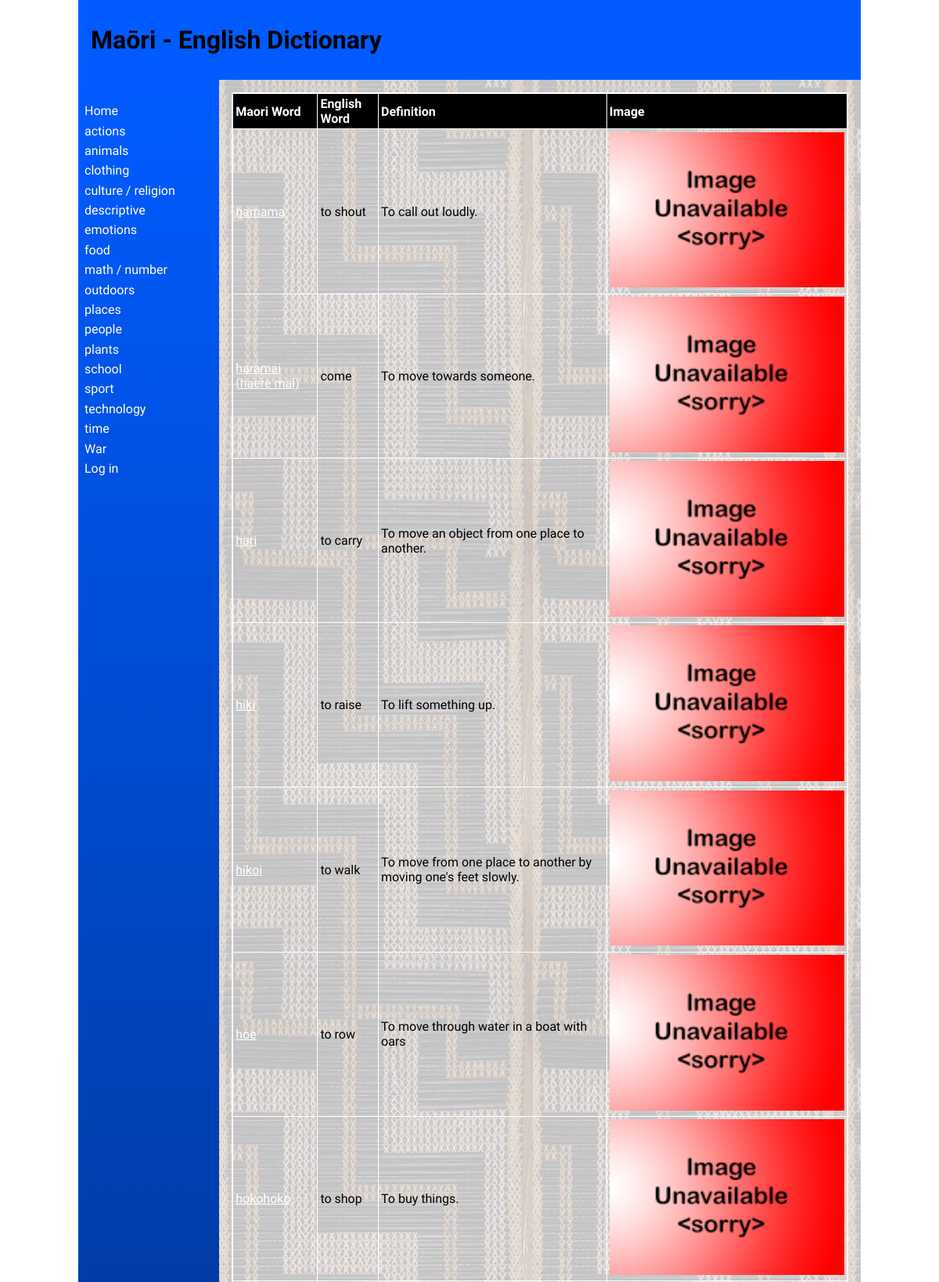
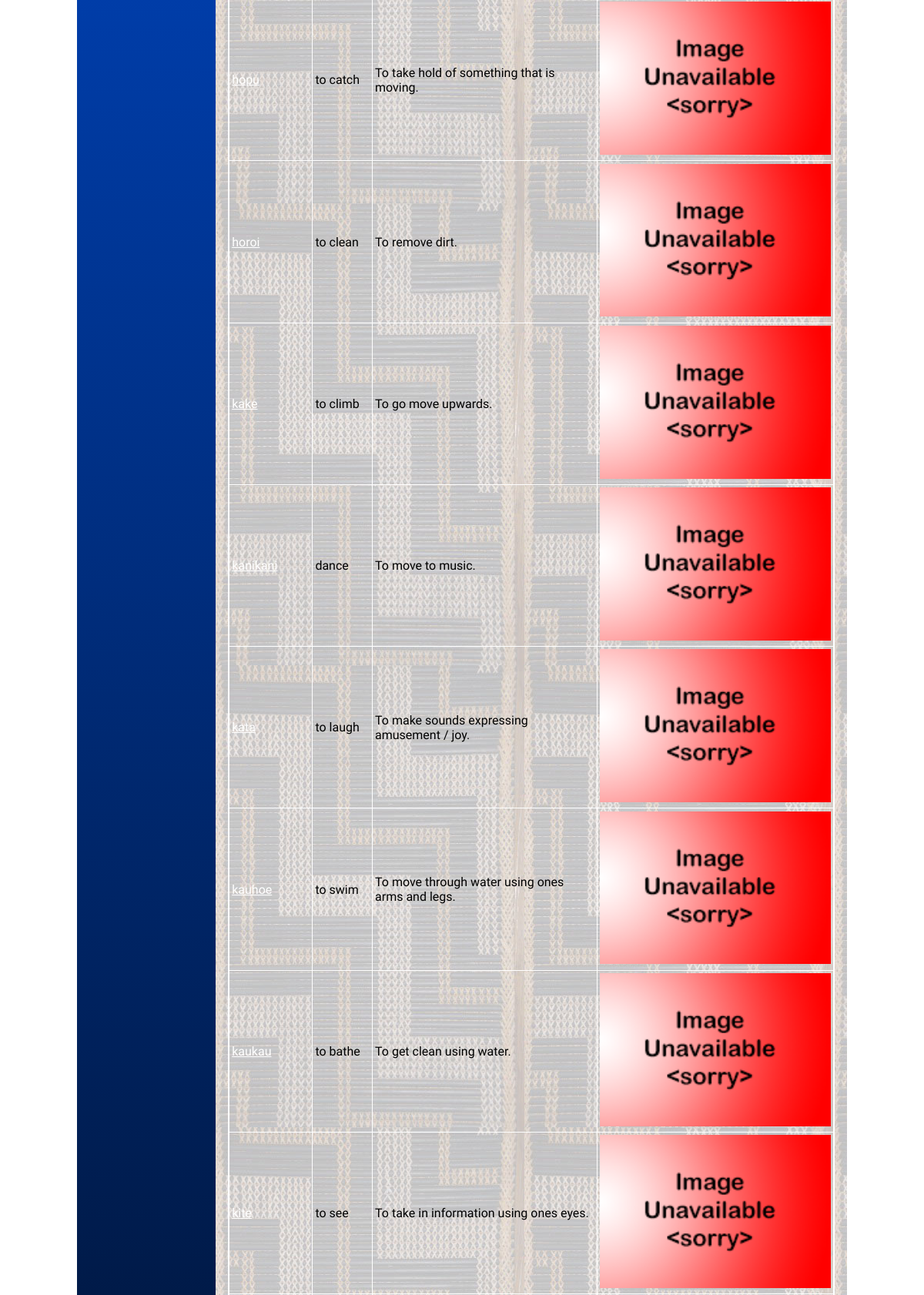
Screenshot of /categories/1 (upper part) with the database file from the repository (2 pictures, top to bottom).
### tables this page shows
CREATE TABLE "category"
(
	id INTEGER
		constraint category_pk
			primary key autoincrement,
	category_name varchar(69) not null
);

CREATE TABLE "words"
(
	maori varchar(69),
	english varchar(69),
	category integer,
	definition varchar(100),
	levels integer,
	images varchar(69),
	id integer
		constraint words_pk
			primary key autoincrement
);

### app.py (the view, shortened to what this page needs)
@app.route('/categories/<cat_id>', methods=["POST", "GET"])
def render_categorypage(cat_id):
    con = create_connection(DB_NAME)
    query = "SELECT id, maori, english, definition, levels, images FROM words WHERE category=?" \
            "ORDER BY maori ASC"
    cur = con.cursor()
    cur.execute(query, (int(cat_id),))
    definition = cur.fetchall()
    print(definition)
    con.close()
    return render_template('words.html', definitions=definition, logged_in=is_logged_in(), deleting=intention("delete"),
                           categories=fetch_categories(), category=cat_id)

### app.py (called while the page is built)
def intention(button):
    if button in request.form:
        return True
    else:
        return False

def create_connection(db_file):
    try:
        connection = sqlite3.connect(db_file)
        return connection
    except Error as e:
        print(e)
    return None

def fetch_categories():
    con = create_connection(DB_NAME)
    query = "SELECT id, category_name FROM category"
    cur = con.cursor()
    cur.execute(query)
    categories = cur.fetchall()
    con.close()
    return categories

def is_logged_in():
    if session.get("email") is None:
        print("you are not logged in")
        return False
    else:
        print("you are logged in")
        return True

### templates/words.html (shortened to what this page needs)
{% extends 'base.html' %}
{% block heading %}Maōri - English Dictionary{% endblock %}
{% block main %}
    <table>
        <tr>
            <th>Maori Word</th>
            <th>English Word</th>
            <th>Definition</th>
            <th>Image</th>
        </tr>
        {% for definition in definitions %}
            <tr>
                <td><a href="/detail/{{ definition[0] }}">{{ definition[1] }}</a></td>
                <td>{{ definition[2] }}</td>
                <td>{{ definition[3] }}</td>
                <td>
                    <object data="/static/images/{{ definition[2] }}.jpg" type="image/jpg">
                        <img src="/static/images/noimage.jpg"
                             alt="">
                    </object>
            </tr>
        {% endfor %}
    </table>
{% endblock %}

### templates/base.html (shortened to what this page needs)
<!doctype html>
<html lang="en">
<head>
   <link href="{{ url_for('static', filename='css/style.css') }}" rel="stylesheet">
</head>
<body>
   <div id="container">
      <header>
         <h1>{% block heading %}{% endblock %}</h1>
      </header>
      <nav>
         <ul>
                <li><a href="\">Home</a></li>
                {% for category in categories %}
                <li><a href="/categories/{{ category[0] }}">{{category[1]}}</a></li>
                {% endfor %}
         <li>
             {% if logged_in %}<a href="/logout">Log out</a>{% else %}
             <a href="/login">Log in</a></li>{% endif %}
         </ul>
      </nav>
      <main>
            {% block main%}{% endblock %}
      </main>
   </div>
</body>
</html>

### static/css/style.css (style rules this page uses)
* { font-family: Comfortaa, sans-serif; margin: 0; padding: 0; box-sizing: border-box; }
#container { display: grid; grid-template-columns: 75px auto; grid-template-areas: 'nav header' 'main main' 'footer footer'; }
header { grid-area: header; background-color: #005cff; padding: 1rem; }
nav { grid-area: nav; }
main { grid-area: main; padding: 1rem; background-color: #005cff; }
h1, h2, h3, h4 { padding: 1rem 0; font-family: 'Suez One', serif; color: #000000; text-shadow: 2px 2px 4px #005cff; }
a { color: #ffffff; }
object { width: 500px; }
object>img { width: 300px; }
table { width: 100%; border: 2px solid #ffffff; border-collapse: collapse; }
th, td { border: 1px solid #ffffff; padding: 0.2rem; text-align: left; }
th { background-color: #000000; color: #ffffff; }
@media only screen and (min-width: 768px) { #container { grid-template-columns: 180px auto; grid-template-areas: 'header header' 'nav main' 'footer footer'; } }
@media only screen and (min-width: 768px) { nav { background: linear-gradient(180deg, rgb(0, 92, 255) 0%, rgb(0, 0, 0) 50%, rgb(0, 144, 255) 100%); padding: 0.5rem; } }
@media only screen and (min-width: 768px) { nav ul { list-style: none; } }
@media only screen and (min-width: 768px) { nav li { padding: 0.2rem 0; } }
@media only screen and (min-width: 768px) { nav a { color: #fdfdfd; text-decoration: none; } }
@media only screen and (min-width: 768px) { main { background-image: url('static/images/poutama.jpg'); } }
@media only screen and (min-width: 1000px) { #container { width: 1000px; margin: auto; } }

### rows the page displays
category: category_name "actions"
category: category_name "animals"
category: category_name "clothing"
category: category_name "culture / religion"
category: category_name "descriptive"
category: category_name "emotions"
category: category_name "food"
category: category_name "math / number"
category: category_name "outdoors"
category: category_name "places"
category: category_name "people"
category: category_name "plants"
category: category_name "school"
category: category_name "sport"
category: category_name "technology"
category: category_name "time"
category: category_name "War"
words: maori "hamama", english "to shout", definition "To call out loudly."
words: maori "haramai (haere mai)", english "come", definition "To move towards someone."
words: maori "hari", english "to carry", definition "To move an object from one place to another."
words: maori "hiki", english "to raise", definition "To lift something up."
words: maori "hikoi", english "to walk", definition "To move from one place to another by moving one's feet slowly."
words: maori "hoe", english "to row", definition "To move through water in a boat with oars"
words: maori "hokohoko", english "to shop", definition "To buy things."
words: maori "hopu", english "to catch", definition "To take hold of something that is moving."
words: maori "horoi", english "to clean", definition "To remove dirt."
words: maori "kake", english "to climb", definition "To go move upwards."
words: maori "kanikani", english "dance", definition "To move to music."
words: maori "kata", english "to laugh", definition "To make sounds expressing amusement / joy."
words: maori "kauhoe", english "to swim", definition "To move through water using ones arms and legs."
words: maori "kaukau", english "to bathe", definition "To get clean using water."
words: maori "kite", english "to see", definition "To take in information using ones eyes."
